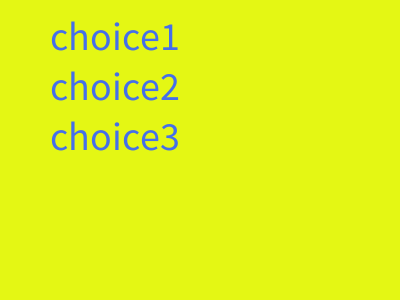
Frame 1 (no input)
Frame 60 (the mouse pressed at the canvas centre just before this capture): identical to frame 1, image omitted
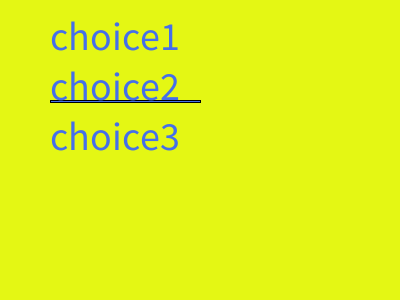
Frame 120 (the mouse held since frame 60 and released just before this capture)

The Processing sketch that drew these frames (run headless with seeded random() and noise(); from frame 60 on, the mouse is pressed at the canvas centre):

// Processing sketch: week12_1
// ── week12_1.pde
void setup(){
  size(400,300);
  textSize(40);
}
int choice=-1;
void draw(){
  background(#E4F714);
  fill(#456FEA);
  if(choice==0) rect(50,50,150,2);
  if(choice==1) rect(50,100,150,2);
  if(choice==2) rect(50,150,150,2);
  text("choice1",50,50);
  text("choice2",50,100);
  text("choice3",50,150);
}
void mousePressed(){
  choice=int(random(3));
}
